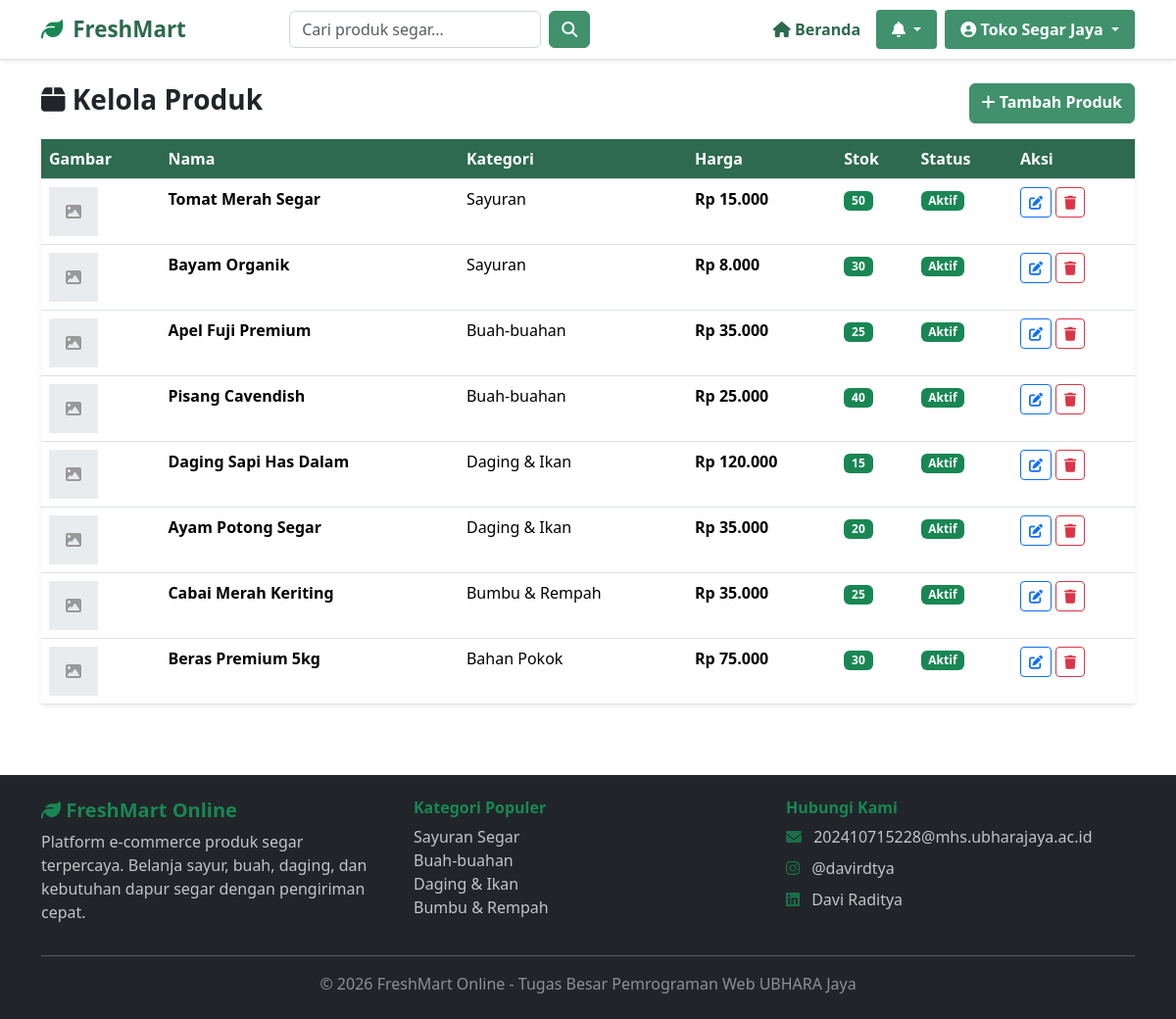
The app's page /src/views/seller/products.php (signed in) with its own data.
### tables this page shows
CREATE TABLE products (
    id INT AUTO_INCREMENT PRIMARY KEY,
    seller_id INT NOT NULL,
    category_id INT NOT NULL,
    name VARCHAR(150) NOT NULL,
    description TEXT,
    price DECIMAL(10,2) NOT NULL,
    stock INT NOT NULL DEFAULT 0,
    weight_kg DECIMAL(5,2) DEFAULT 0.00,
    image VARCHAR(255) DEFAULT NULL,
    is_active TINYINT(1) DEFAULT 1,
    created_at TIMESTAMP DEFAULT CURRENT_TIMESTAMP,
    updated_at TIMESTAMP DEFAULT CURRENT_TIMESTAMP ON UPDATE CURRENT_TIMESTAMP,
    FOREIGN KEY (seller_id) REFERENCES users(id) ON DELETE CASCADE,
    FOREIGN KEY (category_id) REFERENCES categories(id) ON DELETE CASCADE
);

CREATE TABLE categories (
    id INT AUTO_INCREMENT PRIMARY KEY,
    name VARCHAR(100) NOT NULL,
    description TEXT,
    icon VARCHAR(50),
    created_at TIMESTAMP DEFAULT CURRENT_TIMESTAMP
);

### src/config/database.php (called while the page is built, shortened)
<?php
function e($string) {
    return htmlspecialchars($string, ENT_QUOTES, 'UTF-8');
}
function formatRupiah($amount) {
    return 'Rp ' . number_format($amount, 0, ',', '.');
}

### src/views/seller/products.php (the view, shortened to what this page needs)
<?php
require_once __DIR__ . '/../../config/database.php';
require_once __DIR__ . '/../partials/header.php';
$db = getDBConnection();
$sellerId = $_SESSION['user_id'];
$stmt = $db->prepare("SELECT p.*, c.name AS category_name FROM products p JOIN categories c ON p.category_id = c.id WHERE p.seller_id = ? ORDER BY p.created_at DESC");
$stmt->execute([$sellerId]);
$products = $stmt->fetchAll();
?>
<div class="container py-4">
    <div class="d-flex justify-content-between mb-3">
        <h3 class="fw-bold"><i class="fas fa-box"></i> Kelola Produk</h3>
        <a href="add_product.php" class="btn btn-green fw-bold"><i class="fas fa-plus"></i> Tambah Produk</a>
    </div>
    <?php if (empty($products)): ?>
        <div class="alert alert-info">Belum ada produk. Klik "Tambah Produk" untuk mulai.</div>
    <?php else: ?>
    <div class="card border-0 shadow-sm">
        <div class="card-body p-0">
            <div class="table-responsive">
                <table class="table mb-0">
                    <thead class="bg-green text-white">
                        <tr>
                            <th>Gambar</th>
                            <th>Nama</th>
                            <th>Kategori</th>
                            <th>Harga</th>
                            <th>Stok</th>
                            <th>Status</th>
                            <th>Aksi</th>
                        </tr>
                    </thead>
                    <tbody>
                        <?php foreach ($products as $p): ?>
                        <tr>
                            <td>
                                <?php if ($p['image']): ?>
                                    <img src="<?php echo $baseUrl; ?>/src/uploads/products/<?php echo e($p['image']); ?>" style="width:50px;height:50px;object-fit:cover;" class="rounded">
                                <?php else: ?>
                                    <div class="no-image d-inline-flex" style="width:50px;height:50px;font-size:1rem;"><i class="fas fa-image"></i></div>
                                <?php endif; ?>
                            </td>
                            <td class="fw-bold"><?php echo e($p['name']); ?></td>
                            <td><?php echo e($p['category_name']); ?></td>
                            <td class="fw-bold"><?php echo formatRupiah($p['price']); ?></td>
                            <td>
                                <span class="badge <?php echo $p['stock'] > 10 ? 'bg-success' : ($p['stock'] > 0 ? 'bg-warning text-dark' : 'bg-danger'); ?>">
                                    <?php echo $p['stock']; ?>
                                </span>
                            </td>
                            <td>
                                <span class="badge <?php echo $p['is_active'] ? 'bg-success' : 'bg-secondary'; ?>">
                                    <?php echo $p['is_active'] ? 'Aktif' : 'Nonaktif'; ?>
                                </span>
                            </td>
                            <td>
                                <a href="edit_product.php?id=<?php echo $p['id']; ?>" class="btn btn-sm btn-outline-primary"><i class="fas fa-edit"></i></a>
                                <a href="?delete=<?php echo $p['id']; ?>" class="btn btn-sm btn-outline-danger" onclick="return confirmDelete()"><i class="fas fa-trash"></i></a>
                            </td>
                        </tr>
                        <?php endforeach; ?>
                    </tbody>
                </table>
            </div>
        </div>
    </div>
    <?php endif; ?>
</div>
<?php require_once __DIR__ . '/../partials/footer.php'; ?>

### src/assets/css/style.css (style rules this page uses)
.btn-green { background-color: #40916c; border-color: #40916c; color: white; }
.table th { background-color: #2d6a4f; color: white; font-weight: 600; }
.no-image { width: 100%; height: 200px; background-color: #e9ecef; display: flex; align-items: center; justify-content: center; color: #999; font-size: 3rem; }

### records on screen
products: name "Tomat Merah Segar", category.name "Sayuran", price "Rp 15.000", stock "50", is_active "Aktif"
products: name "Bayam Organik", category.name "Sayuran", price "Rp 8.000", stock "30", is_active "Aktif"
products: name "Apel Fuji Premium", category.name "Buah-buahan", price "Rp 35.000", stock "25", is_active "Aktif"
products: name "Pisang Cavendish", category.name "Buah-buahan", price "Rp 25.000", stock "40", is_active "Aktif"
products: name "Daging Sapi Has Dalam", category.name "Daging & Ikan", price "Rp 120.000", stock "15", is_active "Aktif"
products: name "Ayam Potong Segar", category.name "Daging & Ikan", price "Rp 35.000", stock "20", is_active "Aktif"
products: name "Cabai Merah Keriting", category.name "Bumbu & Rempah", price "Rp 35.000", stock "25", is_active "Aktif"
products: name "Beras Premium 5kg", category.name "Bahan Pokok", price "Rp 75.000", stock "30", is_active "Aktif"

### other values on screen
$userName "Toko Segar Jaya"
